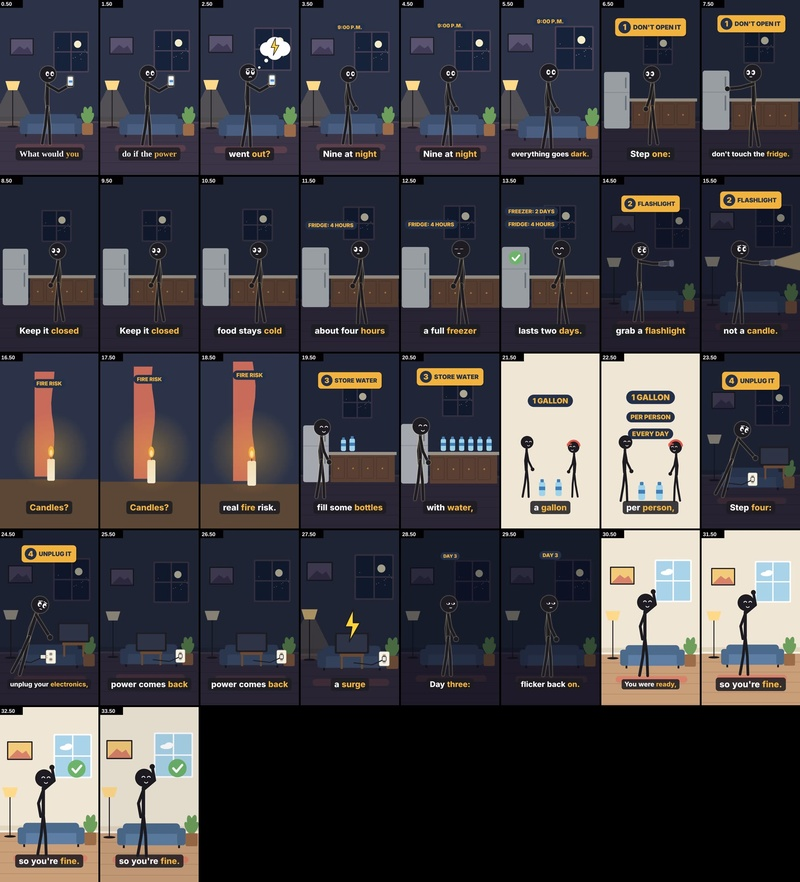
#> input picture 3d-video-editing-studio/skills/faceless-shorts/styles/stick-story/example/review/all.jpg, 800 x 882 px, shrunk from 1756 x 1936 before the run
$ python -i cutout.py   (imports and definitions only)
#> lines starting #> are read from the running program, lines starting #| are printed output that depends on the picture; after the words box and inside, x2 and y2 are one past the last pixel; in counts of white or black regions, pixels touching at a corner belong together
### 2d-video-editing-studio/core/key.py
# -*- coding: utf-8 -*-
"""Chroma-key the fixed magenta background off a Flow element and write a
transparent PNG.

Why magenta and not white: white keying can only remove background that is
connected to the image border, so an enclosed white region is ambiguous -- the
phone's screen must stay, the hourglass frame's gaps must go, and nothing in
the pixels says which is which. A background colour the object never contains
removes that ambiguity: every magenta pixel is background, inside or outside.

usage:  python key.py <src_dir> <dst_dir>
        python key.py --demo
"""
import os, sys, glob
import numpy as np
from PIL import Image, ImageFilter
from scipy import ndimage

# "Magenta-ness": how far red AND blue both sit above green. Pure magenta
# scores 255. Every colour in the VOX palette scores at or below zero --
# cream -12, coral -15, muted blue -36, terracotta -34, black/grey/white 0 --
# so this separates background from subject far more cleanly than Euclidean
# distance to the key colour, which was still passing dark magenta JPEG fringe
# through and despilling it into a navy outline.
KEY_HI = 40.0    # at or above this, it is background
KEY_LO = -15.0   # at or below this, it is subject

# Saturation gate, calibrated PER IMAGE. A 1-2px dark bar against magenta (the
# truck's handrail, the crane's lattice) has its chroma contaminated by JPEG's
# half-resolution colour and reads as magenta-ish but dull, so saturation is
# what separates it from true background. The thresholds cannot be constants:
# the model does not always render the same magenta -- most images come back at
# saturation ~253, but the dunes came back at 155, and fixed thresholds then
# read that whole background as "dull magenta" and restored it as a grey slab.
SAT_HI_FRAC = 0.85   # at this fraction of the measured background saturation, background
SAT_LO_FRAC = 0.45   # below this fraction, subject


def magentaness(a):
    r, g, b = a[..., 0], a[..., 1], a[..., 2]
    return np.minimum(r, b) - g


# [113 lines left out: functions key, coverage, bleed, not called in this run]


REDO_OVER = 2.5    # b2 1.57, b3 1.48 -- the ones judged perfect sit well under this


# [52 lines left out: functions bg_is_magenta, extract, demo, process_single_key, not called in this run]


# [25 lines that do not run on import are left out]

### 2d-video-editing-studio/core/cutout.py
# -*- coding: utf-8 -*-
"""Flow returns each element as one object on flat white. Turn that into a
clean transparent PNG: luminance threshold + flood fill from the border, so
white *inside* the object stays opaque.

usage:  python cutout.py <src_dir> <dst_dir>
        python cutout.py --demo        # self-check, no Flow needed
"""
import os, sys, glob, math
import numpy as np
from PIL import Image
from scipy import ndimage

WHITE_LO, WHITE_HI = 228, 248      # alpha ramps from 1 to 0 across this band
MIN_SPECK_PIXELS = 10              # Only drop tiny single-pixel sensor noise (<10px)


def drop_specks(alpha):
    """Safely removes stray dust specks and corner watermark crumbs without
    accidentally cutting off character eyebrows, detached hands, eyes, drawstrings,
    or small storytelling props."""
    solid = alpha > 0.08
    lbl, n = ndimage.label(solid)
    if n <= 1:
        return alpha

    h, w = alpha.shape
    sizes = ndimage.sum(solid, lbl, range(1, n + 1))
    max_sz = sizes.max()

    # Bounding boxes of components
    objects = ndimage.find_objects(lbl)
    keep = []

    # Main component center
    main_idx = int(np.argmax(sizes))
    main_slice = objects[main_idx]
    main_cy = (main_slice[0].start + main_slice[0].stop) / 2.0
    main_cx = (main_slice[1].start + main_slice[1].stop) / 2.0

    for i in range(1, n + 1):
        sz = sizes[i - 1]
        sl = objects[i - 1]
        if sl is None:
            continue

        # Always keep significant pieces
        if sz >= max_sz * 0.005 or sz >= 40:
            keep.append(i)
            continue

        # Tiny pieces (<40 px): check if near the main subject (e.g. eyes, eyebrows, fingers, dots)
        cy = (sl[0].start + sl[0].stop) / 2.0
        cx = (sl[1].start + sl[1].stop) / 2.0
        dist_to_main = math.hypot((cy - main_cy) / h, (cx - main_cx) / w)

        # If in the extreme corners (distance > 0.48 from center) and tiny (< 25px), it's a watermark speck
        is_corner = (cx < 0.06 * w or cx > 0.94 * w) and (cy < 0.06 * h or cy > 0.94 * h)
        if sz >= MIN_SPECK_PIXELS and not is_corner:
            keep.append(i)

    if not keep:
        keep = [main_idx + 1]

    return np.where(np.isin(lbl, keep), alpha, 0.0)


def cutout(src, pad=12):
#> called with pad = 12
    im = Image.open(src).convert("RGB")
#> im is the input picture: PIL image 800x882 RGB; mean R, G, B 66.5, 64.3, 68.9
    a = np.asarray(im).astype(np.int16)
    lum = a.max(axis=2)                       # max channel: a pale tint is not white
    sat = a.max(axis=2) - a.min(axis=2)
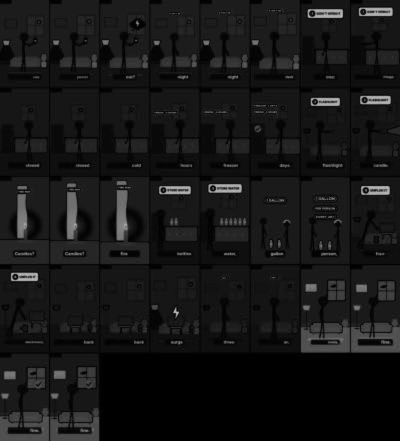
#> sat: shape (882, 800) int16 (shown at 1/2 size); min 0, max 193, mean 22
    paperish = (lum >= WHITE_LO) & (sat <= 22)
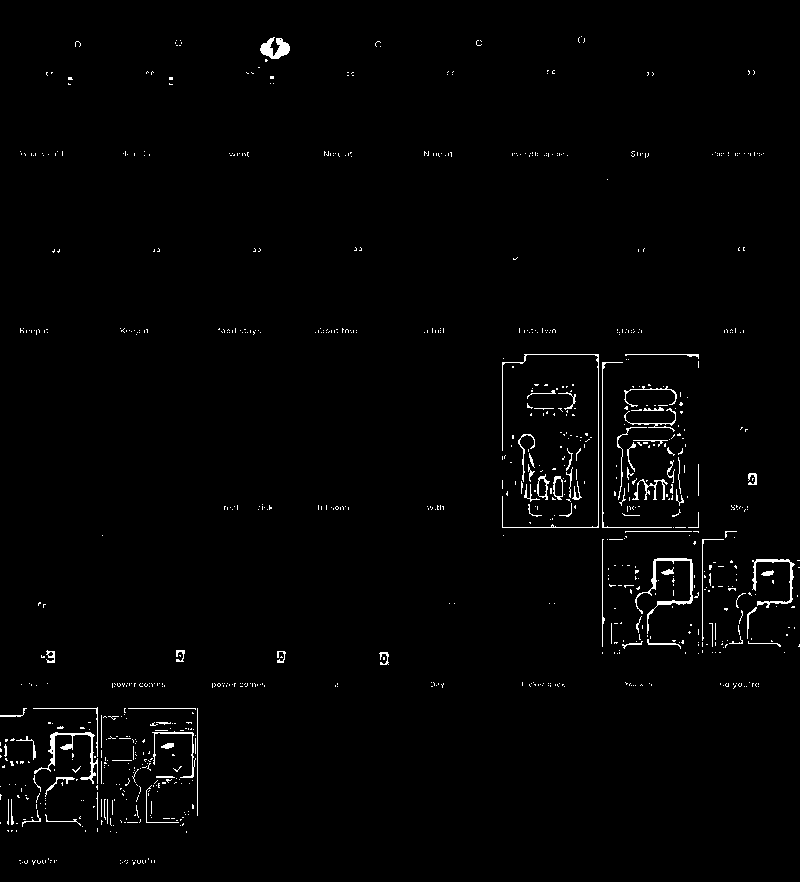
#> paperish: shape (882, 800) bool; 1.4% white in thin lines or dots

    # background = the near-white region connected to the border, so enclosed
    # white (a window pane, the gap in a hourglass frame) survives
    lbl, n = ndimage.label(paperish)
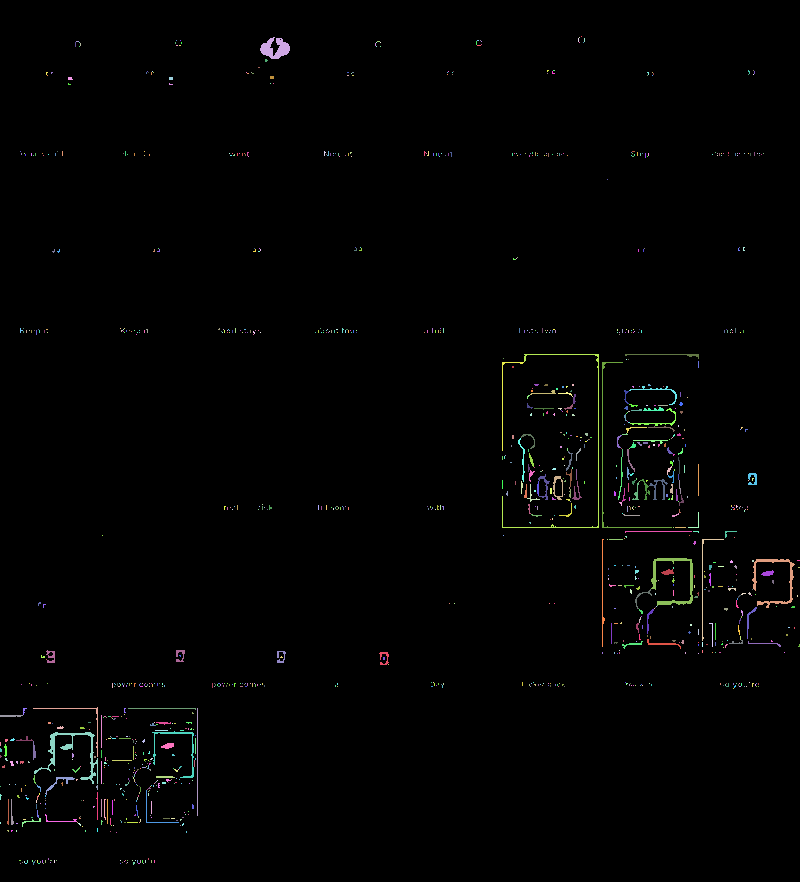
#> lbl: shape (882, 800) int32; 1213 distinct labels, from 0 to 1212; one colour per label, 0 black
#> n = 1212
    border = set(lbl[0].tolist()) | set(lbl[-1].tolist()) | \
             set(lbl[:, 0].tolist()) | set(lbl[:, -1].tolist())
#> border = 11 items
    border.discard(0)
    bg = np.isin(lbl, list(border)) if border else np.zeros_like(paperish)
#> bg: shape (882, 800) bool; 0.01% white in thin lines or dots, all inside (x1, y1, x2, y2) = (0, 560, 800, 824)

    # An enclosed region that is the SAME colour as the border background, and
    # flat, is a hole the background shows through -- the gap inside a shovel's
    # D-grip. Reachability alone cannot see it, and it is what left white
    # sitting in that grip. A real white object part is never this exact:
    # the cream mug reads 244 and the cement sack 246, both far outside the
    # tolerance, and both carry shading (a much higher spread).
    if border:
        ref = a[bg].mean(axis=0)
#> ref = [237.5, 229.8, 217.5]
        for i in range(1, n + 1):
            if i in border:
                continue
            m = lbl == i
            if m.sum() < 300:
                continue
            px = a[m]
            if np.abs(px.mean(axis=0) - ref).max() < 4 and px.std() < 6:
                bg = bg | m

    # Anything not reached from the border is subject -- INCLUDING white.
    # That is the whole point of this path: a phone screen, a cream mug and a
    # cement sack are all white-ish and all enclosed, so luminance alone must
    # never decide. Only reachability, or an exact background-colour match, does.
    alpha = (~bg).astype(float)

    # ...except magenta. These images were all prompted on magenta, so when one
    # comes back mostly white the model has usually still left magenta in the
    # enclosed holes (the shovel's D-grip). Reachability cannot get in there,
    # but the key colour is unambiguous wherever it appears.
    from key import magentaness, KEY_HI
    mg = magentaness(a.astype(float))
#> in magentaness, `return np.minimum(r, b) - g`:
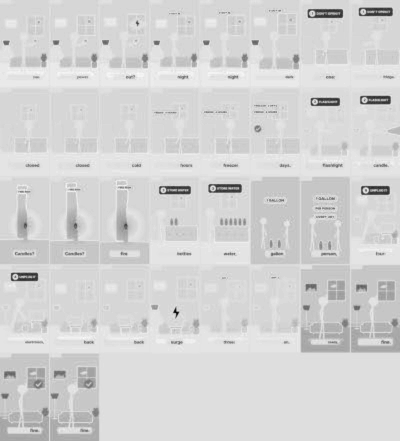
#> returned value: shape (882, 800) float64 (shown at 1/2 size); min -153, max 22, mean -7.1; drawn with min black and max white
    alpha = np.where(mg > KEY_HI, 0.0, alpha)

    alpha = drop_specks(alpha)
#> in drop_specks, `lbl, n = ndimage.label(solid)`: n = 1

    # The rim pixels here are raw JPEG blends toward the white background, so
    # they read as a pale halo, and weak magenta spill reads violet. Same cure
    # as the magenta path: hand every unconfident pixel the colour of the
    # nearest confident one, so a rim can never be lighter than its object.
    # Erode to pick the confident pixels: alpha here is still hard 0/1 (the
    # feather is applied further down), so without eroding, the boundary band
    # counts as confident and keeps its pale JPEG blend -- which is exactly the
    # halo this is meant to remove.
    rgb = np.asarray(im).astype(float)
    conf = ndimage.binary_erosion(alpha > 0.5, iterations=2) & (mg <= 10)
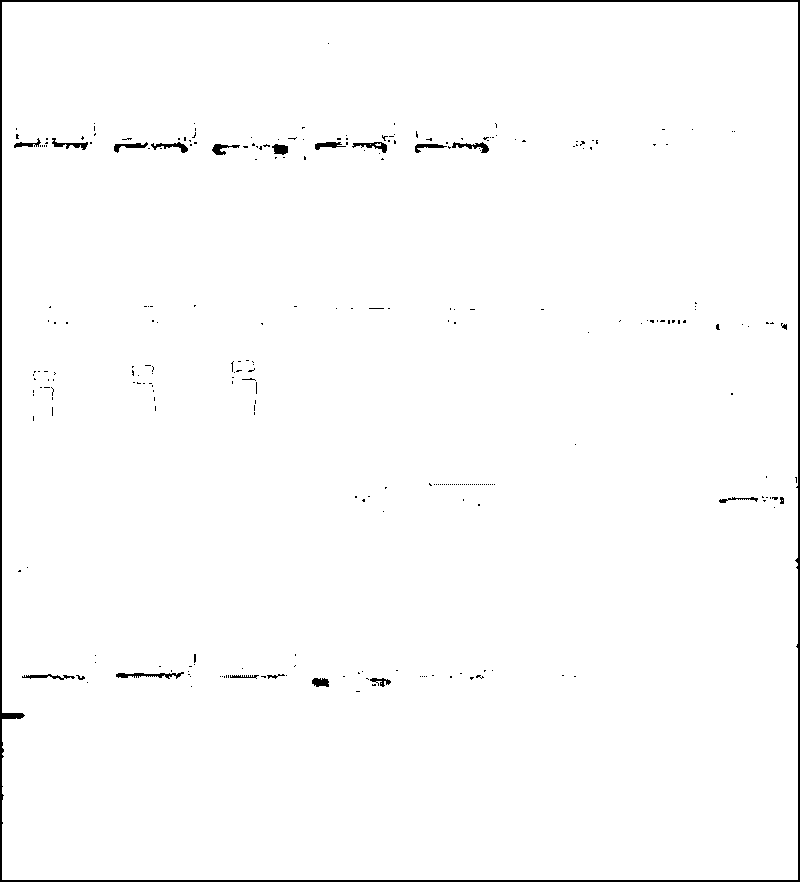
#> conf: shape (882, 800) bool; 98.6% white; 281 black regions (260 under 20 px), largest, box (x1, y1, x2, y2) and area: (0, 0, 800, 882) 6886, (116, 672, 184, 679) 221, (452, 142, 489, 153) 167
    if conf.any():
        idx = ndimage.distance_transform_edt(~conf, return_indices=True)[1]
        rgb = np.where(conf[..., None], rgb, rgb[idx[0], idx[1]])

    out = np.dstack([np.clip(rgb, 0, 255).astype(np.uint8), (alpha * 255).astype(np.uint8)])
    img = Image.fromarray(out, "RGBA")
    from PIL import ImageFilter
    img.putalpha(img.getchannel("A").filter(ImageFilter.GaussianBlur(0.6)))
    bb = img.getbbox()
#> bb = (0, 0, 800, 882)
    if bb:
        x0, y0, x1, y1 = bb
#> x0 = 0; y0 = 0; x1 = 800; y1 = 882
        img = img.crop((max(0, x0 - pad), max(0, y0 - pad),
                        min(img.width, x1 + pad), min(img.height, y1 + pad)))
    return img


# [23 lines left out: function demo, not called in this run]


# [12 lines not run here, left out]

>>> result = cutout('../../3d-video-editing-studio/skills/faceless-shorts/styles/stick-story/example/review/all.jpg')

$ run again, on 3d-video-editing-studio/skills/faceless-shorts/styles/deep-dive/style-sheet.png
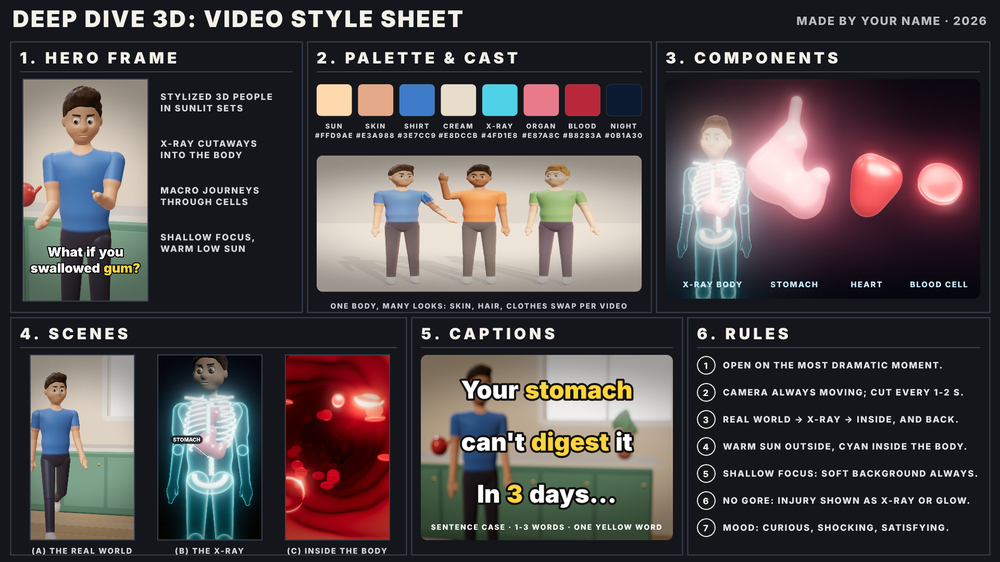
#> input picture 3d-video-editing-studio/skills/faceless-shorts/styles/deep-dive/style-sheet.png, 1000 x 562 px, shrunk from 1920 x 1080 before the run
#> paperish: shape (562, 1000) bool; 3.6% white; 1304 white regions (1168 under 20 px), largest, box (x1, y1, x2, y2) and area: (692, 158, 743, 212) 1976, (419, 221, 462, 258) 1403, (496, 222, 539, 260) 1233
#> in cutout, `lbl, n = ndimage.label(paperish)`:
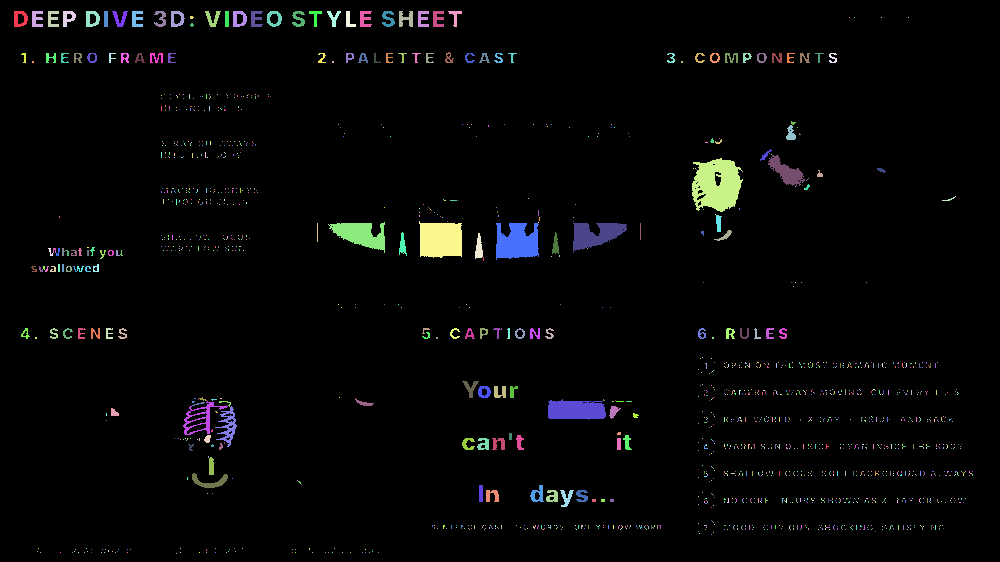
#> lbl: shape (562, 1000) int32; 1623 distinct labels, from 0 to 1622; one colour per label, 0 black
#> in cutout, `lbl, n = ndimage.label(paperish)`: n = 1622
#> border = 1 item
#> bg: shape (562, 1000) bool; every value is 0
#> alpha: shape (562, 1000) float64; every value is 1
#> solid: shape (562, 1000) bool; every value is 1
#> in drop_specks, `lbl, n = ndimage.label(solid)`: n = 1
#> conf: shape (562, 1000) bool; 92.6% white; 122 black regions (105 under 20 px), largest, box (x1, y1, x2, y2) and area: (747, 83, 980, 271) 28151, (0, 0, 1000, 562) 6232, (287, 498, 390, 537) 1368
#> in cutout, `rgb = np.where(conf[..., None], rgb, rgb[idx[0], idx[1]])`:
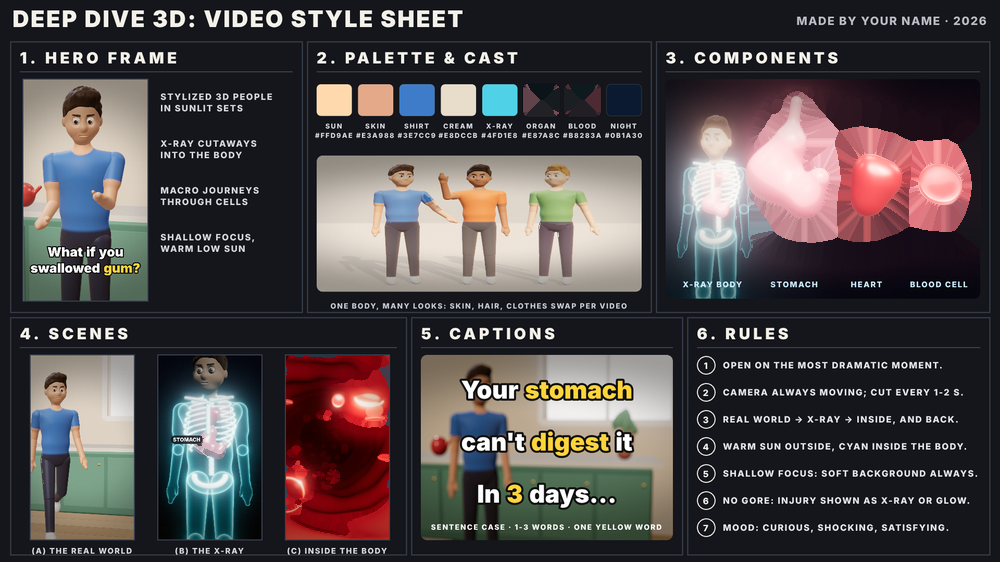
#> rgb: shape (562, 1000, 3) float64; mean R, G, B 77.6, 72.3, 73.4
#> bb = (0, 0, 1000, 562)
#> x0 = 0; x1 = 1000; y1 = 562
